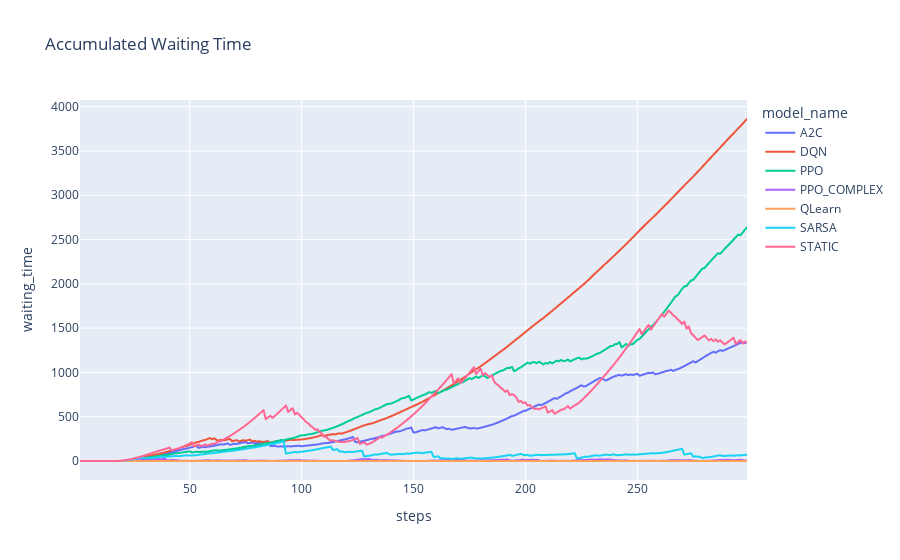

Write notebook code for a chart like this one.
### Markdown cell above
### Accumulated Waiting Time

### Code cell
fig = px.line(
    data_frame=average_eval_metrics,
    x='steps',
    y='waiting_time',
    color='model_name',
    title="Accumulated Waiting Time"
)

fig.show()

### Figure 1 — Plotly figure (JSON) as saved in the notebook; plotly's stock layout.template omitted (floating-point values rounded to 4 significant figures; data arrays with more than 128 entries replaced by an {"elided": "..."} marker saying what was removed)
{"data": [{"hovertemplate": "model_name=A2C<br>steps=%{x}<br>waiting_time=%{y}<extra></extra>", "legendgroup": "A2C", "line": {"color": "#636efa", "dash": "solid"}, "mode": "lines", "name": "A2C", "showlegend": true, "type": "scattergl", "x": {"elided": "299 int values"}, "xaxis": "x", "y": {"elided": "299 float values"}, "yaxis": "y"}, {"hovertemplate": "model_name=DQN<br>steps=%{x}<br>waiting_time=%{y}<extra></extra>", "legendgroup": "DQN", "line": {"color": "#EF553B", "dash": "solid"}, "mode": "lines", "name": "DQN", "showlegend": true, "type": "scattergl", "x": {"elided": "299 int values"}, "xaxis": "x", "y": {"elided": "299 float values"}, "yaxis": "y"}, {"hovertemplate": "model_name=PPO<br>steps=%{x}<br>waiting_time=%{y}<extra></extra>", "legendgroup": "PPO", "line": {"color": "#00cc96", "dash": "solid"}, "mode": "lines", "name": "PPO", "showlegend": true, "type": "scattergl", "x": {"elided": "299 int values"}, "xaxis": "x", "y": {"elided": "299 float values"}, "yaxis": "y"}, {"hovertemplate": "model_name=PPO_COMPLEX<br>steps=%{x}<br>waiting_time=%{y}<extra></extra>", "legendgroup": "PPO_COMPLEX", "line": {"color": "#ab63fa", "dash": "solid"}, "mode": "lines", "name": "PPO_COMPLEX", "showlegend": true, "type": "scattergl", "x": {"elided": "299 int values"}, "xaxis": "x", "y": {"elided": "299 float values"}, "yaxis": "y"}, {"hovertemplate": "model_name=QLearn<br>steps=%{x}<br>waiting_time=%{y}<extra></extra>", "legendgroup": "QLearn", "line": {"color": "#FFA15A", "dash": "solid"}, "mode": "lines", "name": "QLearn", "showlegend": true, "type": "scattergl", "x": {"elided": "299 int values"}, "xaxis": "x", "y": {"elided": "299 int values"}, "yaxis": "y"}, {"hovertemplate": "model_name=SARSA<br>steps=%{x}<br>waiting_time=%{y}<extra></extra>", "legendgroup": "SARSA", "line": {"color": "#19d3f3", "dash": "solid"}, "mode": "lines", "name": "SARSA", "showlegend": true, "type": "scattergl", "x": {"elided": "299 int values"}, "xaxis": "x", "y": {"elided": "299 int values"}, "yaxis": "y"}, {"hovertemplate": "model_name=STATIC<br>steps=%{x}<br>waiting_time=%{y}<extra></extra>", "legendgroup": "STATIC", "line": {"color": "#FF6692", "dash": "solid"}, "mode": "lines", "name": "STATIC", "showlegend": true, "type": "scattergl", "x": {"elided": "299 int values"}, "xaxis": "x", "y": {"elided": "299 int values"}, "yaxis": "y"}], "layout": {"legend": {"title": {"text": "model_name"}, "tracegroupgap": 0}, "title": {"text": "Accumulated Waiting Time"}, "xaxis": {"anchor": "y", "domain": [0, 1], "title": {"text": "steps"}}, "yaxis": {"anchor": "x", "domain": [0, 1], "title": {"text": "waiting_time"}}}}
